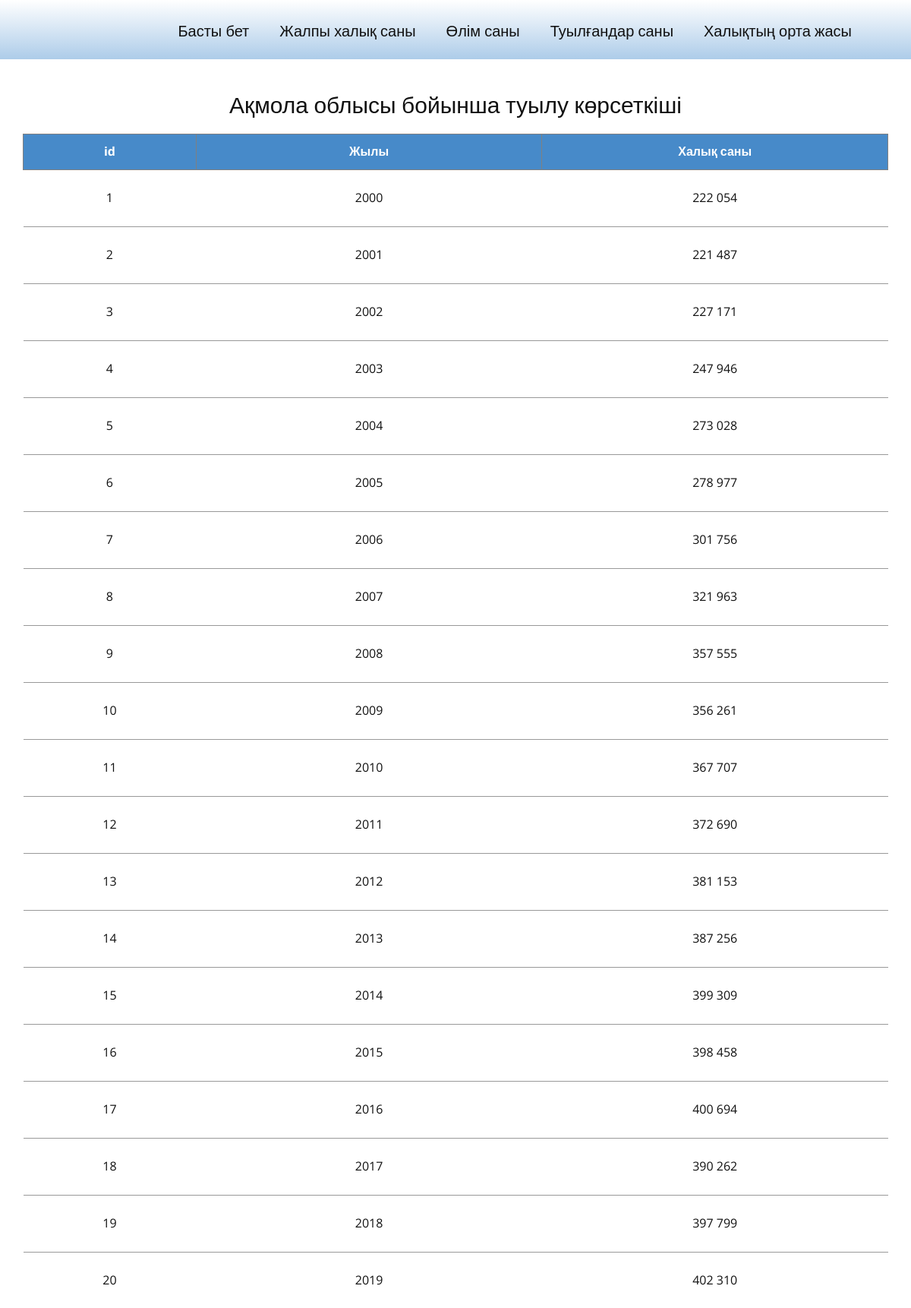
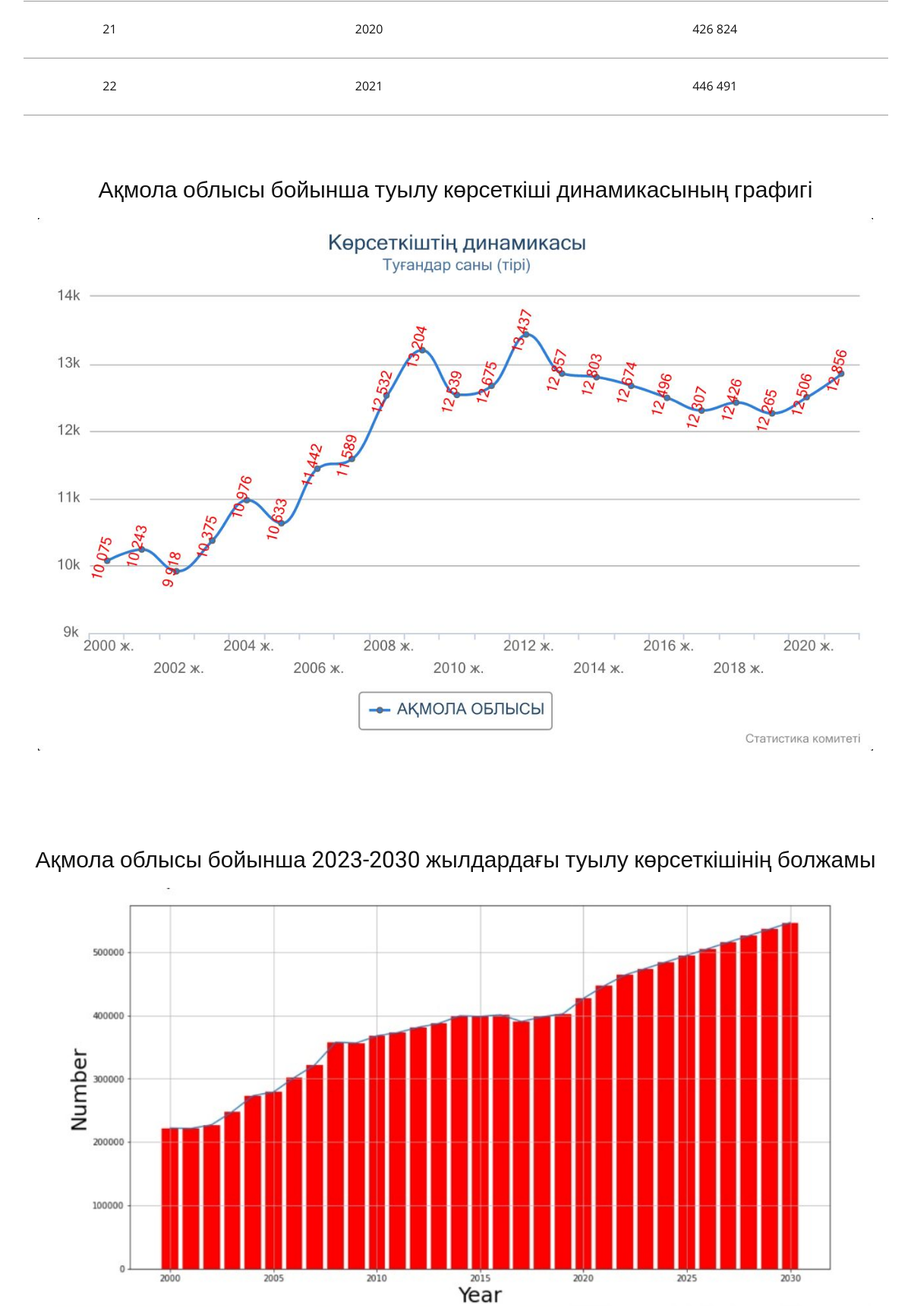
The app's page /birth.php?id=akmola2&area=Ақмола (upper part) with its own data (2 pictures, top to bottom).
### tables this page shows
CREATE TABLE `akmola2` (
  `id` int NOT NULL AUTO_INCREMENT,
  `year` int DEFAULT NULL,
  `number` varchar(45) DEFAULT NULL,
  PRIMARY KEY (`id`)
);

CREATE TABLE `charts` (
  `id` int NOT NULL AUTO_INCREMENT,
  `chart` varchar(250) DEFAULT NULL,
  `area` varchar(45) DEFAULT NULL,
  `type` int DEFAULT NULL,
  `title` varchar(250) DEFAULT NULL,
  PRIMARY KEY (`id`)
);

### birth.php (the view, shortened to what this page needs)
<?php
$area = $_GET['id'];
$area_name = $_GET['area'];
require_once 'includes/connect.php';
$a = mysqli_query($dbconn, "SELECT * FROM $area;");
$b = mysqli_query($dbconn, "SELECT * FROM charts where area = '$area' and type != 5;");
$c = mysqli_query($dbconn, "SELECT * FROM charts where area = '$area' and type =5;");
 ?>
<!DOCTYPE html>
<html style="font-size: 16px;">
  <head>
    <link rel="stylesheet" href="nicepage.css" media="screen">
<link rel="stylesheet" href="table.css" media="screen">
  </head>
  <body class="u-body u-xl-mode"><header class="u-align-center-sm u-align-center-xs u-clearfix u-gradient u-header u-sticky u-sticky-2533 u-header" id="sec-7b81"><div class="u-clearfix u-sheet u-sheet-1">
        <nav class="u-align-left u-menu u-menu-dropdown u-offcanvas u-menu-1">
          <div class="u-custom-menu u-nav-container">
            <ul class="u-nav u-unstyled u-nav-1"><li class="u-nav-item"><a class="u-button-style u-nav-link u-text-active-palette-1-base u-text-hover-palette-2-base" href="index.php" style="padding: 10px 20px;">Басты бет</a>
</li><li class="u-nav-item"><a class="u-button-style u-nav-link u-text-active-palette-1-base u-text-hover-palette-2-base" href="area.php?type=1" style="padding: 10px 20px;">Жалпы халық саны</a>
</li><li class="u-nav-item"><a class="u-button-style u-nav-link u-text-active-palette-1-base u-text-hover-palette-2-base" href="area.php?type=3" style="padding: 10px 20px;">Өлім саны</a>
</li><li class="u-nav-item"><a class="u-button-style u-nav-link u-text-active-palette-1-base u-text-hover-palette-2-base" href="area.php?type=2" style="padding: 10px 20px;">Туылғандар саны</a>
</li><li class="u-nav-item"><a class="u-button-style u-nav-link u-text-active-palette-1-base u-text-hover-palette-2-base" href="area.php?type=4" style="padding: 10px 20px;">Халықтың орта жасы</a></li></ul>
          </div>
        </nav>
      </div></header>
    <section class="u-align-center u-clearfix u-section-2" id="sec-4864">
      <div class="u-clearfix u-sheet u-sheet-1">
        <h3 class="u-custom-font u-font-roboto u-text u-text-default u-text-1"><?php echo $area_name;?> облысы бойынша туылу көрсеткіші</h3>
        <div class="u-expanded-width u-table u-table-responsive u-table-1">
          <table class="u-table-entity u-table-entity-1">
            <colgroup>
              <col width="20%">
              <col width="40%">
              <col width="40%">
            </colgroup>
            <thead class="u-grey-15 u-table-header u-table-header-1">
              <tr style="height: 44px;">
                <th style="text-align: center;"class="u-border-1 u-border-grey-50 u-palette-1-base u-table-cell u-table-cell-2" >id</th>
                <th style="text-align: center;"class="u-border-1 u-border-grey-50 u-palette-1-base u-table-cell u-table-cell-1">Жылы</th>
                <th style="text-align: center;"class="u-border-1 u-border-grey-50 u-palette-1-base u-table-cell u-table-cell-3">Халық саны</th>
              </tr>
            </thead>
            <tbody class="u-table-body">
              <?php
              while ($var = mysqli_fetch_assoc($a)) {  echo '
              <tr style="height: 75px;">
              <td style="text-align: center;" class="u-border-1 u-border-grey-40 u-border-no-left u-border-no-right u-table-cell">' . $var["id"] . '</td>
                <td style="text-align: center;" class="u-border-1 u-border-grey-40 u-border-no-left u-border-no-right u-table-cell">' . $var["year"] . '</td>
                <td style="text-align: center;" class="u-border-1 u-border-grey-40 u-border-no-left u-border-no-right u-table-cell">' . $var["number"] . '</td>
              </tr>'
              ;
                } ?>
            </tbody>
          </table>
        </div>
          </div>
    </section>
    <section class="u-align-center u-clearfix u-section-2" id="sec-4864">
    <div style="margin-bottom: 75px; margin-top: 80px;">
      <h3  class="u-custom-font u-font-roboto u-text u-text-default u-text-1"><?php echo $area_name;?> облысы бойынша туылу көрсеткіші динамикасының графигі</h3>
      <?php
      while ($var = mysqli_fetch_assoc($b)) {
        echo '
      <div class="u-expanded-width u-table u-table-responsive u-table-1">
          <img width = "1100px" src="' . $var["chart"] . '">
          </div>
          </div>
    ';
  }
   ?>
</section>
<?php
  if (mysqli_num_rows($c) > 0){
    while ($var = mysqli_fetch_assoc($c)) {
      echo '
<section class="u-align-center u-clearfix u-section-2" id="sec-4864">
<div style="margin-bottom: 75px;">
  <h3  class="u-custom-font u-font-roboto u-text u-text-default u-text-1">Ақмола облысы бойынша 2023-2030 жылдардағы туылу көрсеткішінің болжамы</h3>
  <div class="u-expanded-width u-table u-table-responsive u-table-1">
      <img width = "1100px" src="' . $var["chart"] . '">
      </div>
      </div>
';
}
;}
?>
  </body>
</html>

### table.css (style rules this page uses)
.u-section-2 .u-sheet-1 { min-height: 1231px; }
.u-section-2 .u-text-1 { font-weight: 400; font-size: 1.875rem; margin: 43px auto 0; }
.u-section-2 .u-table-1 { margin: 19px auto 0 0; }
.u-section-2 .u-table-entity-1 { min-height: 100px; }
.u-section-2 .u-table-header-1 { font-weight: 700; background-image: none; }
.u-section-2 .u-table-cell-1 { background-image: none; }
.u-section-2 .u-table-cell-2 { background-image: none; }

### records on screen
akmola2: id "1", year "2000", number "222 054"
akmola2: id "2", year "2001", number "221 487"
akmola2: id "3", year "2002", number "227 171"
akmola2: id "4", year "2003", number "247 946"
akmola2: id "5", year "2004", number "273 028"
akmola2: id "6", year "2005", number "278 977"
akmola2: id "7", year "2006", number "301 756"
akmola2: id "8", year "2007", number "321 963"
akmola2: id "9", year "2008", number "357 555"
akmola2: id "10", year "2009", number "356 261"
akmola2: id "11", year "2010", number "367 707"
akmola2: id "12", year "2011", number "372 690"
akmola2: id "13", year "2012", number "381 153"
akmola2: id "14", year "2013", number "387 256"
akmola2: id "15", year "2014", number "399 309"
akmola2: id "16", year "2015", number "398 458"
akmola2: id "17", year "2016", number "400 694"
akmola2: id "18", year "2017", number "390 262"
akmola2: id "19", year "2018", number "397 799"
akmola2: id "20", year "2019", number "402 310"
akmola2: id "21", year "2020", number "426 824"
akmola2: id "22", year "2021", number "446 491"
charts: chart (picture)
charts: chart (picture)

### other values on screen
$area_name "Ақмола"
